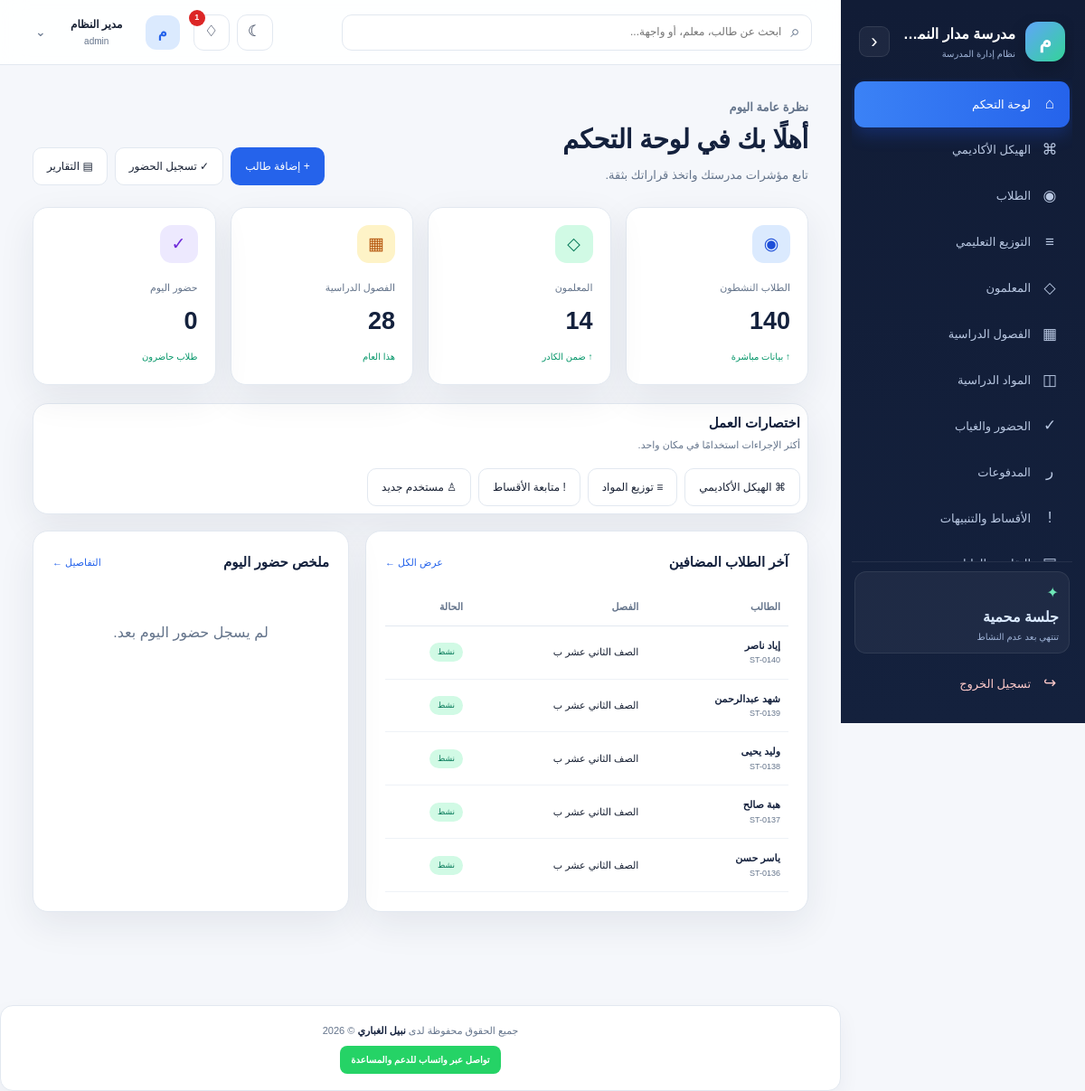
/index.php (signed in), run on the app's committed database.
### tables this page shows
CREATE TABLE IF NOT EXISTS students (
 id INT UNSIGNED AUTO_INCREMENT PRIMARY KEY,
 student_code VARCHAR(30) NOT NULL UNIQUE,
 full_name VARCHAR(120) NOT NULL,
 gender ENUM('male','female') NOT NULL,
 birth_date DATE DEFAULT NULL,
 national_id VARCHAR(40) DEFAULT NULL,
 phone VARCHAR(30) DEFAULT NULL,
 guardian_name VARCHAR(120) DEFAULT NULL,
 guardian_phone VARCHAR(30) DEFAULT NULL,
 guardian_relation VARCHAR(50) DEFAULT NULL,
 address VARCHAR(255) DEFAULT NULL,
 class_id INT UNSIGNED DEFAULT NULL,
 admission_date DATE DEFAULT NULL,
 status ENUM('active','inactive','graduated','withdrawn') NOT NULL DEFAULT 'active',
 created_at TIMESTAMP DEFAULT CURRENT_TIMESTAMP,
 INDEX idx_student_class_status(class_id,status),
 INDEX idx_student_name(full_name),
 CONSTRAINT fk_student_class FOREIGN KEY(class_id) REFERENCES classes(id) ON DELETE SET NULL
);

CREATE TABLE IF NOT EXISTS classes (
 id INT UNSIGNED AUTO_INCREMENT PRIMARY KEY,
 name VARCHAR(100) NOT NULL,
 stage VARCHAR(80) NOT NULL DEFAULT 'المرحلة الابتدائية',
 grade VARCHAR(80) NOT NULL,
 grade_level VARCHAR(80) NOT NULL,
 section VARCHAR(20) NOT NULL DEFAULT 'أ',
 room VARCHAR(40) DEFAULT NULL,
 academic_year VARCHAR(40) DEFAULT '2026 - 2027',
 capacity SMALLINT UNSIGNED NOT NULL DEFAULT 30,
 created_at TIMESTAMP DEFAULT CURRENT_TIMESTAMP,
 UNIQUE KEY uq_class_structure(name,academic_year),
 INDEX idx_class_stage_grade(stage,grade_level,section)
);

### functions.php (called while the page is built, shortened)
<?php
function e($value): string {
    return htmlspecialchars((string)($value ?? ''), ENT_QUOTES | ENT_SUBSTITUTE, 'UTF-8');
}
function getSchoolSettings(PDO $pdo): array {
    try {
        $s=$pdo->query('SELECT * FROM school_settings WHERE id=1')->fetch();
        return $s ?: ['school_name'=>'مدرسة مدار النموذجية','school_logo'=>null,'academic_year'=>''];
    } catch(Throwable $e) {
        return ['school_name'=>'مدرسة مدار النموذجية','school_logo'=>null,'academic_year'=>''];
    }
}
function schoolLogoUrl(?string $logo): ?string {
    if(!$logo || str_contains($logo,'..') || str_starts_with($logo,'http://') || str_starts_with($logo,'https://')) return null;
    $relative=ltrim($logo,'/');
    $full=__DIR__.'/'.$relative;
    return is_file($full) ? $relative.'?v='.(int)filemtime($full) : null;
}
function hasRole(array|string $roles): bool { return in_array($_SESSION['user']['role']??'',(array)$roles,true); }
function hasPermission(PDO $pdo,string $permissionKey): bool {
    if(hasRole(['admin','manager'])) return true;
}

### index.php (the view, shortened to what this page needs)
<?php
require_once 'config.php';
require_once 'functions.php';
$studentCount = (int) $pdo->query("SELECT COUNT(*) FROM students WHERE status = 'active'")->fetchColumn();
$teacherCount = (int) $pdo->query("SELECT COUNT(*) FROM teachers WHERE status = 'active'")->fetchColumn();
$classCount = (int) $pdo->query('SELECT COUNT(*) FROM classes')->fetchColumn();
$today = date('Y-m-d');
$attendanceStatement = $pdo->prepare('SELECT COUNT(*) FROM attendance WHERE attendance_date = :day AND state = :state');
$attendanceStatement->execute(['day' => $today, 'state' => 'present']);
$attendanceCount = (int) $attendanceStatement->fetchColumn();
$recentStudents = $pdo->query('SELECT s.*, c.name AS class_name FROM students s LEFT JOIN classes c ON c.id = s.class_id ORDER BY s.id DESC LIMIT 5')->fetchAll();
$attendanceSummary = $pdo->query("SELECT state, COUNT(*) AS total FROM attendance WHERE attendance_date = CURDATE() GROUP BY state")->fetchAll();
require 'partials/header.php';
?>
<div class="page-heading"><div><p class="eyebrow">نظرة عامة اليوم</p><h1>أهلًا بك في لوحة التحكم</h1><p>تابع مؤشرات مدرستك واتخذ قراراتك بثقة.</p></div><div class="actions">
<?php if(hasPermission($pdo,'students.manage')):?><a class="btn btn-primary" href="students.php?action=create" title="إضافة طالب جديد إلى قاعدة البيانات">+ إضافة طالب</a><?php endif;?>
<?php if(hasPermission($pdo,'attendance.manage')):?><a class="btn btn-light" href="attendance.php" title="فتح تسجيل الحضور لليوم">✓ تسجيل الحضور</a><?php endif;?>
<?php if(hasPermission($pdo,'reports.view')):?><a class="btn btn-light" href="reports.php" title="فتح مركز التقارير والطباعة">▤ التقارير</a><?php endif;?>
</div></div>
<div class="stats-grid">
    <div class="stat-card"><div class="stat-icon blue">◉</div><small>الطلاب النشطون</small><strong><?= $studentCount ?></strong><span class="trend">↑ بيانات مباشرة</span></div>
    <div class="stat-card"><div class="stat-icon green">◇</div><small>المعلمون</small><strong><?= $teacherCount ?></strong><span class="trend">↑ ضمن الكادر</span></div>
    <div class="stat-card"><div class="stat-icon orange">▦</div><small>الفصول الدراسية</small><strong><?= $classCount ?></strong><span class="trend">هذا العام</span></div>
    <div class="stat-card"><div class="stat-icon purple">✓</div><small>حضور اليوم</small><strong><?= $attendanceCount ?></strong><span class="trend">طلاب حاضرون</span></div>
</div>
<section class="panel quick-actions"><div class="panel-header"><div><h2>اختصارات العمل</h2><p class="panel-subtitle">أكثر الإجراءات استخدامًا في مكان واحد.</p></div></div><div class="actions">
<?php if(hasPermission($pdo,'academic.view')):?><a class="btn btn-light" href="academic.php">⌘ الهيكل الأكاديمي</a><?php endif;?>
<?php if(hasPermission($pdo,'teachers.manage')):?><a class="btn btn-light" href="assignments.php">≡ توزيع المواد</a><?php endif;?>
<?php if(hasPermission($pdo,'payments.manage')):?><a class="btn btn-light" href="installments.php">! متابعة الأقساط</a><?php endif;?>
<?php if(hasPermission($pdo,'users.manage')):?><a class="btn btn-light" href="users.php?action=create">♙ مستخدم جديد</a><?php endif;?>
</div></section>
<div class="grid-2">
    <section class="panel"><div class="panel-header"><h2>آخر الطلاب المضافين</h2><a href="students.php">عرض الكل ←</a></div><div class="table-wrap"><table class="data-table"><thead><tr><th>الطالب</th><th>الفصل</th><th>الحالة</th></tr></thead><tbody><?php foreach ($recentStudents as $student): ?><tr><td><span class="student-name"><?= e($student['full_name']) ?></span><span class="student-code"><?= e($student['student_code']) ?></span></td><td><?= e($student['class_name'] ?? 'غير محدد') ?></td><td><span class="badge badge-success">نشط</span></td></tr><?php endforeach; ?><?php if (!$recentStudents): ?><tr><td class="empty" colspan="3">لا توجد بيانات بعد.</td></tr><?php endif; ?></tbody></table></div></section>
    <section class="panel"><div class="panel-header"><h2>ملخص حضور اليوم</h2><a href="attendance.php">التفاصيل ←</a></div><?php if (!$attendanceSummary): ?><p class="empty">لم يسجل حضور اليوم بعد.</p><?php endif; ?></section>
</div>
<?php require 'partials/footer.php'; ?>

### partials/header.php (shortened to what this page needs)
<?php
require_once __DIR__ . '/../functions.php';
$currentPage = basename($_SERVER['PHP_SELF']);
$school = isset($pdo) ? getSchoolSettings($pdo) : ['school_name'=>'مدار','school_logo'=>null];
$schoolLogo = schoolLogoUrl($school['school_logo'] ?? null);
$notificationCount = 0;
try {
    $notificationCount = (int) $pdo->query("SELECT COUNT(*) FROM installments WHERE due_date <= CURDATE() AND paid_amount < total_amount")->fetchColumn();
} catch (Throwable $exception) { $notificationCount = 0; $notificationItems = []; }
?>
<!doctype html>
<html lang="ar" dir="rtl">
<head>
    <link rel="stylesheet" href="assets/css/style.css">
</head>
<body class="">
<div class="app-shell">
    <aside class="sidebar" id="sidebar" aria-label="القائمة الرئيسية">
        <div class="sidebar-scroll">
        <div class="sidebar-top">
            <div class="brand">
                <?php if($schoolLogo): ?><img class="brand-logo" src="<?= e($schoolLogo) ?>" alt="شعار <?= e($school['school_name'] ?? 'المدرسة') ?>"><?php else: ?><div class="brand-mark">م</div><?php endif; ?>
                <div class="brand-copy"><strong><?= e($school['school_name'] ?? 'مدار') ?></strong><small>نظام إدارة المدرسة</small></div>
                <button class="sidebar-collapse" id="sidebarCollapse" type="button" title="تصغير القائمة" aria-label="تصغير القائمة"><span>‹</span></button>
            </div>
        </div>
        <nav class="main-nav" aria-label="واجهات النظام">
            <?php if(hasPermission($pdo,'dashboard.view')): ?><a class="nav-item <?= $currentPage === 'index.php' ? 'active' : '' ?>" href="index.php" data-tooltip="عرض ملخص المدرسة والإحصاءات"><span>⌂</span> لوحة التحكم</a><?php endif; ?>
            <?php if(hasPermission($pdo,'academic.view')): ?><a class="nav-item <?= $currentPage === 'academic.php' ? 'active' : '' ?>" href="academic.php" data-tooltip="نظرة موحدة على المراحل والصفوف والشعب والمواد"><span>⌘</span> الهيكل الأكاديمي</a><?php endif; ?>
            <?php if(hasPermission($pdo,'students.view')): ?><a class="nav-item <?= $currentPage === 'students.php' ? 'active' : '' ?>" href="students.php" data-tooltip="إدارة سجلات الطلاب"><span>◉</span> الطلاب</a><?php endif; ?>
            <?php if(hasPermission($pdo,'teachers.manage')): ?><a class="nav-item <?= $currentPage === 'assignments.php' ? 'active' : '' ?>" href="assignments.php" data-tooltip="توزيع المواد على المعلمين والشعب"><span>≡</span> التوزيع التعليمي</a><?php endif; ?>
            <?php if(hasPermission($pdo,'teachers.view')): ?><a class="nav-item <?= $currentPage === 'teachers.php' ? 'active' : '' ?>" href="teachers.php" data-tooltip="إدارة الكادر التعليمي"><span>◇</span> المعلمون</a><?php endif; ?>
            <?php if(hasPermission($pdo,'classes.view')): ?><a class="nav-item <?= $currentPage === 'classes.php' ? 'active' : '' ?>" href="classes.php" data-tooltip="إدارة الفصول"><span>▦</span> الفصول الدراسية</a><?php endif; ?>
            <?php if(hasPermission($pdo,'subjects.view')): ?><a class="nav-item <?= $currentPage === 'subjects.php' ? 'active' : '' ?>" href="subjects.php" data-tooltip="إدارة المواد الدراسية"><span>◫</span> المواد الدراسية</a><?php endif; ?>
            <?php if(hasPermission($pdo,'attendance.view')): ?><a class="nav-item <?= $currentPage === 'attendance.php' ? 'active' : '' ?>" href="attendance.php" data-tooltip="تسجيل الحضور والغياب"><span>✓</span> الحضور والغياب</a><?php endif; ?>
            <?php if(hasPermission($pdo,'payments.view')): ?><a class="nav-item <?= $currentPage === 'payments.php' ? 'active' : '' ?>" href="payments.php" data-tooltip="تسجيل المدفوعات"><span>ر</span> المدفوعات</a><?php endif; ?>
            <?php if(hasPermission($pdo,'payments.manage')): ?><a class="nav-item <?= $currentPage === 'installments.php' ? 'active' : '' ?>" href="installments.php" data-tooltip="متابعة الأقساط المتأخرة"><span>!</span> الأقساط والتنبيهات</a><?php endif; ?>
            <?php if(hasPermission($pdo,'reports.view')): ?><a class="nav-item <?= $currentPage === 'reports.php' ? 'active' : '' ?>" href="reports.php" data-tooltip="إنشاء وطباعة التقارير"><span>▤</span> التقارير والطباعة</a><?php endif; ?>
        </nav>
        <div class="sidebar-footer">
            <div class="support-card"><span>✦</span><strong>جلسة محمية</strong><small>تنتهي بعد عدم النشاط</small></div>
            <form method="post" action="logout.php" class="logout-form"><input type="hidden" name="csrf_token" value="<?= e(csrfToken()) ?>"><button class="nav-item logout" type="submit" data-tooltip="إنهاء الجلسة والخروج من النظام"><span>↪</span> تسجيل الخروج</button></form>
        </div>
        </div>
    </aside>
    <main class="main-content">
        <header class="topbar">
            <form class="global-search" action="search.php" method="get" role="search"><span>⌕</span><input id="globalSearch" name="q" value="<?= e($_GET['q'] ?? '') ?>" placeholder="ابحث عن طالب، معلم، أو واجهة..." title="ابحث بالاسم أو الرمز أو اسم الواجهة"></form>
            <div class="topbar-actions">
                <button class="icon-button" id="themeToggle" type="button" title="تبديل الوضع الفاتح والداكن" aria-label="تبديل الوضع الداكن">☾</button>
                <div class="topbar-menu-wrap">
                    <button class="icon-button notification-button" id="notificationToggle" type="button" aria-haspopup="true" aria-expanded="false" title="عرض أهم التنبيهات" aria-label="عرض التنبيهات">♢<?php if($notificationCount): ?><b><?= $notificationCount > 99 ? '99+' : $notificationCount ?></b><?php endif; ?></button>
                </div>
                <div class="topbar-menu-wrap user-menu-wrap">
                    <button class="topbar-user user-trigger" id="userMenuToggle" type="button" aria-haspopup="true" aria-expanded="false" title="خيارات المستخدم الحالي">
                        <div class="avatar"><?= e(mb_substr($_SESSION['user']['full_name'] ?? 'م', 0, 1)) ?></div><div class="user-copy"><strong><?= e($_SESSION['user']['full_name'] ?? 'مدير النظام') ?></strong><small><?= e($_SESSION['user']['role'] ?? '') ?></small></div><span class="chevron">⌄</span>
                    </button>
                </div>
            </div>
        </header>
        <section class="page-container">

### partials/footer.php (shortened to what this page needs)
        </section>
        <footer class="site-footer">
            <p>جميع الحقوق محفوظة لدى <strong>نبيل الغباري</strong> © <?= date('Y') ?></p>
            <a class="whatsapp-support" href="https://wa.me/967770104005" target="_blank" rel="noopener noreferrer">تواصل عبر واتساب للدعم والمساعدة</a>
        </footer>
    </main>
</div>
</body>
</html>

### data on the page
students: full_name "إياد ناصر", student_code "ST-0140", class.name "الصف الثاني عشر ب"
students: full_name "شهد عبدالرحمن", student_code "ST-0139", class.name "الصف الثاني عشر ب"
students: full_name "وليد يحيى", student_code "ST-0138", class.name "الصف الثاني عشر ب"
students: full_name "هبة صالح", student_code "ST-0137", class.name "الصف الثاني عشر ب"
students: full_name "ياسر حسن", student_code "ST-0136", class.name "الصف الثاني عشر ب"

### other printed values
$notificationCount "1"
mb_substr($_SESSION['user']['full_name'] ?? 'م', 0, 1) "م"
$_SESSION['user']['full_name'] "مدير النظام"
$_SESSION['user']['role'] "admin"
$studentCount "140"
$teacherCount "14"
$classCount "28"
$attendanceCount "0"
